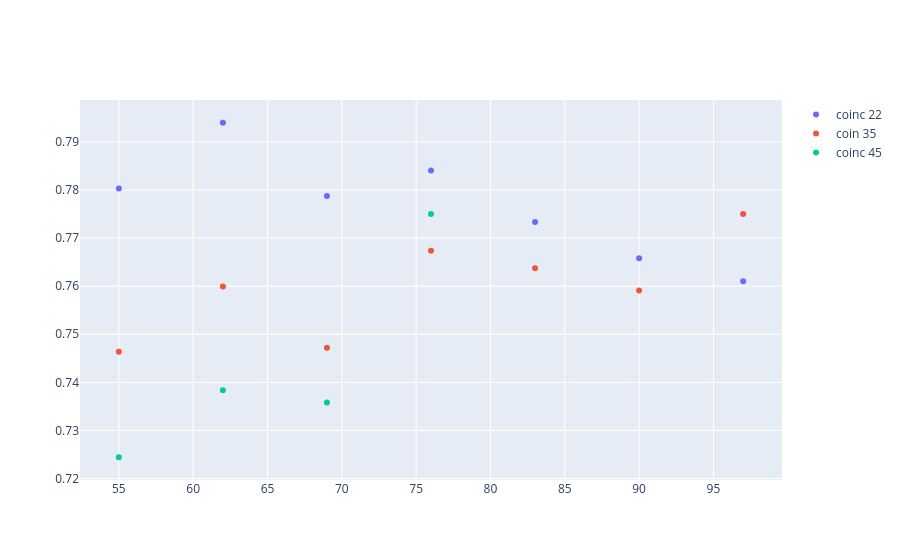

The notebook cell this image was saved under:
### Code cell
fig = go.Figure()
fig.add_trace(go.Scatter(x=df['thr_p'], y=df_22['coincidenze']/df_22['p_c'], mode='markers', name='coinc 22'))
fig.add_trace(go.Scatter(x=df['thr_p'], y=df_35['coincidenze']/df_35['p_c'], mode='markers', name='coin 35'))
fig.add_trace(go.Scatter(x=df['thr_p'], y=df_45['coincidenze']/df_45['p_c'], mode='markers', name='coinc 45'))

### Figure 1 — Plotly figure (JSON) as saved in the notebook; plotly's stock layout.template omitted (floating-point values rounded to 4 significant figures)
{"data": [{"mode": "markers", "name": "coinc 22", "type": "scatter", "x": [55, 62, 69, 76, 83, 90, 97, 97, 90, 83, 76, 69, 62, 55, 55, 62, 69, 76], "y": [0.7803, 0.794, 0.7788, 0.7841, 0.7733, 0.7658, 0.761]}, {"mode": "markers", "name": "coin 35", "type": "scatter", "x": [55, 62, 69, 76, 83, 90, 97, 97, 90, 83, 76, 69, 62, 55, 55, 62, 69, 76], "y": [0.7463, 0.7599, 0.7472, 0.7673, 0.7637, 0.7591, 0.775]}, {"mode": "markers", "name": "coinc 45", "type": "scatter", "x": [55, 62, 69, 76, 83, 90, 97, 97, 90, 83, 76, 69, 62, 55, 55, 62, 69, 76], "y": [0.7244, 0.7384, 0.7358, 0.775]}], "layout": {}}
